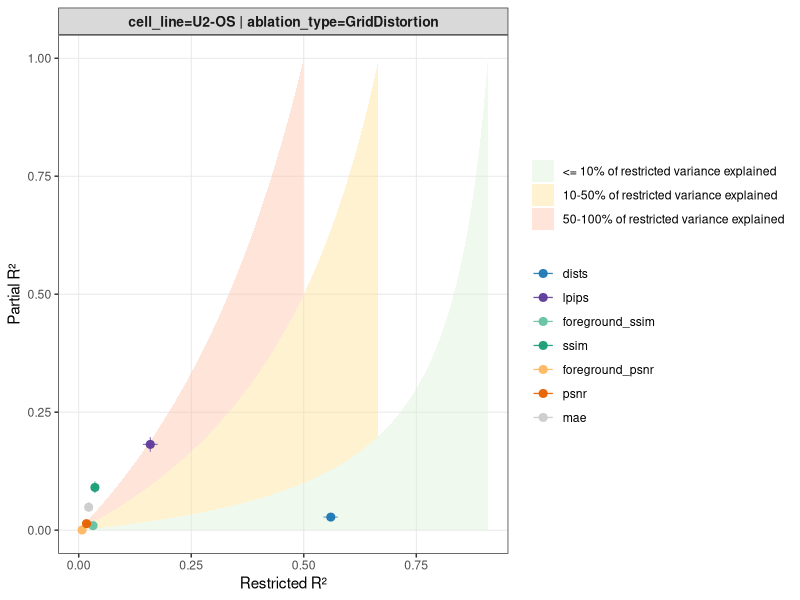
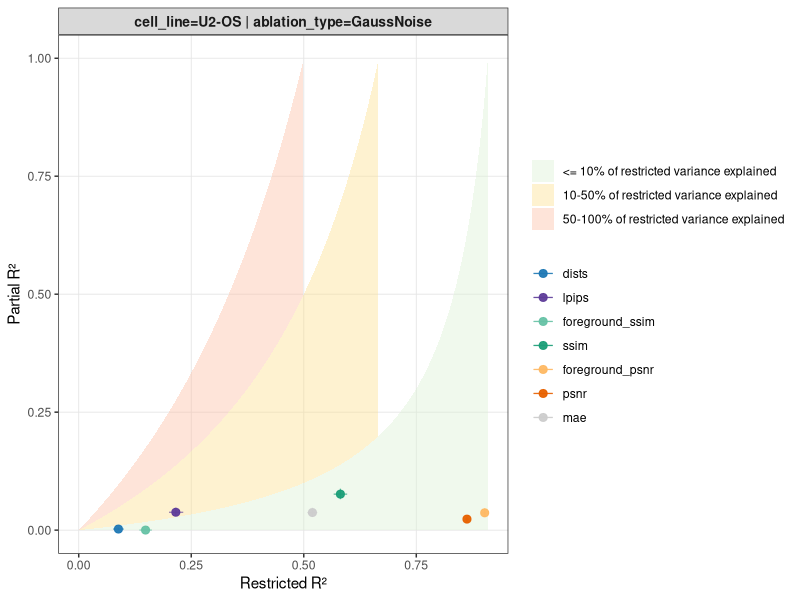
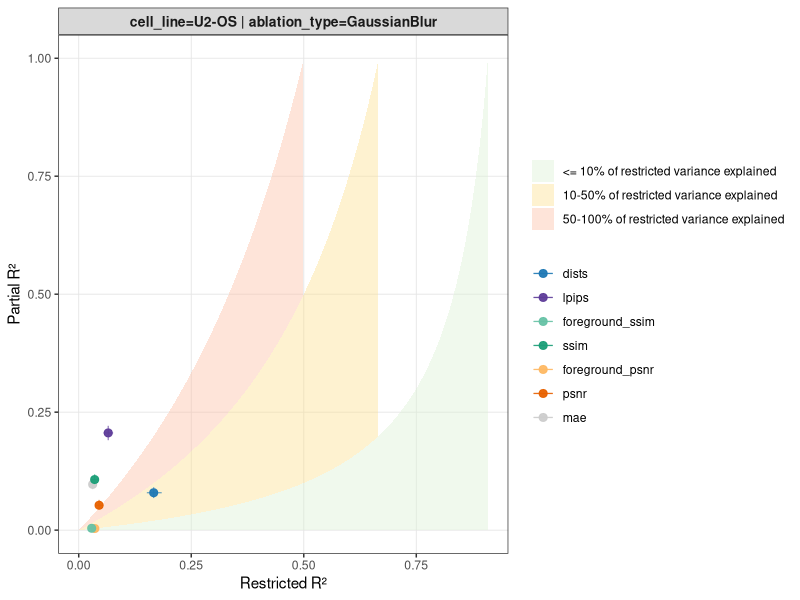
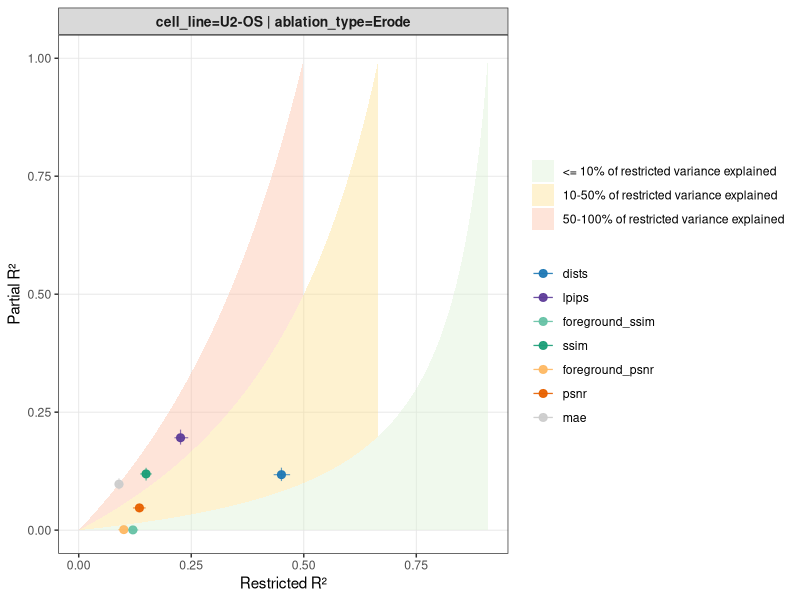
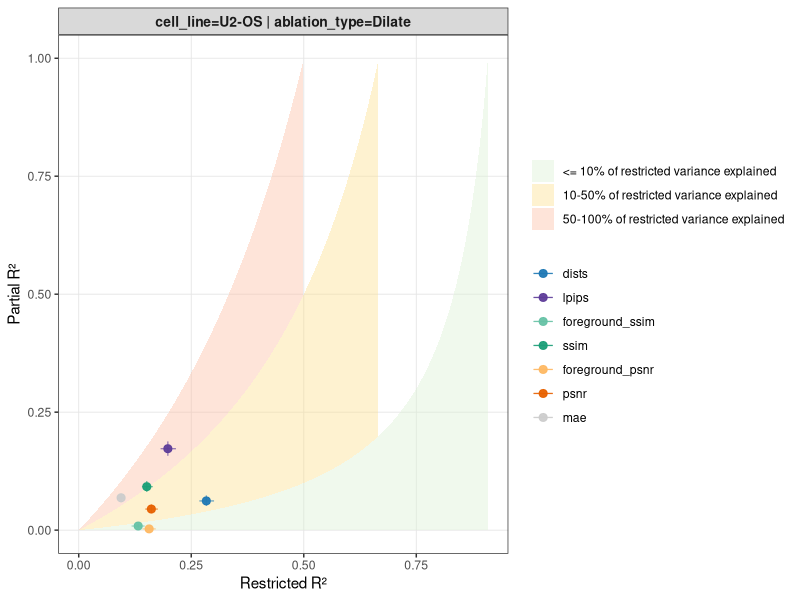
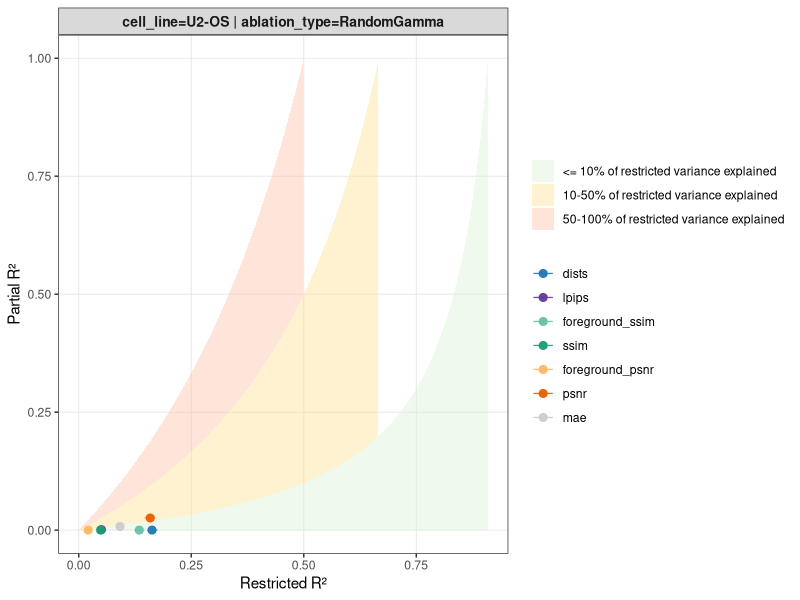
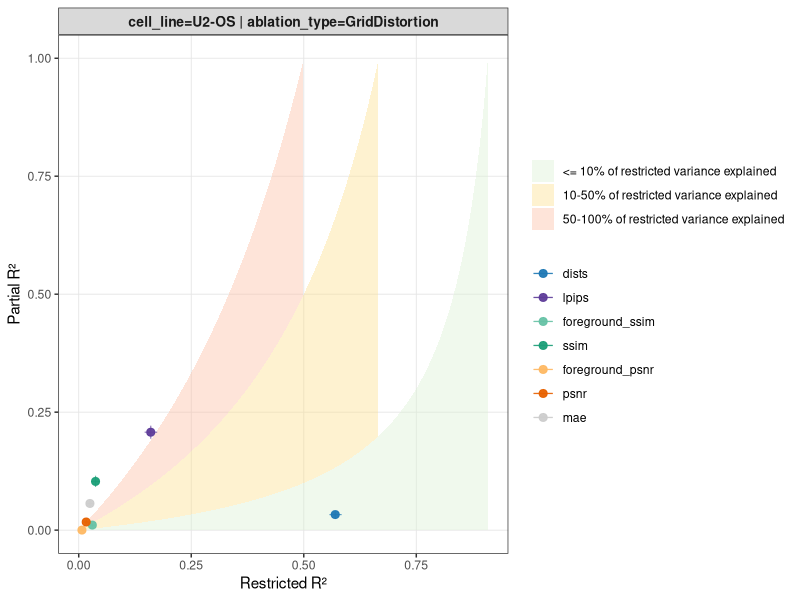
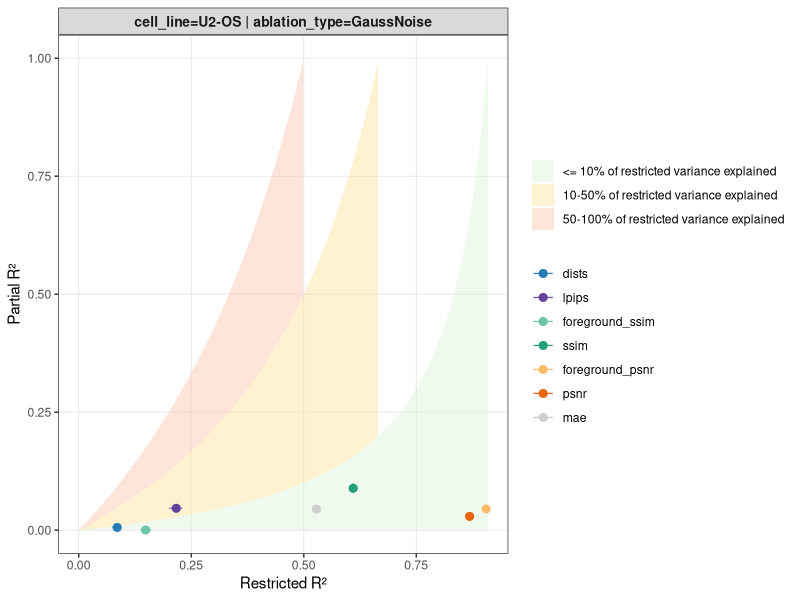

Generate these figures, in order, with R:
library(readr)
library(dplyr)
library(ggplot2)
library(tidyr)
library(stringr)
library(purrr)

bootstrap_results = list(
    plate1_u2os_nest_confluence = read_csv("./results/boot_res_plate1_u2os_nest_confluence.csv", show_col_types = FALSE),
    plate2_u2os_nest_confluence = read_csv("./results/boot_res_plate2_u2os_nest_confluence.csv", show_col_types = FALSE),
    u2os_conf8000_nest_plate = read_csv("./results/boot_res_u2os_conf8000_nest_plate.csv", show_col_types = FALSE),
    all_conf8000_nest_cell = read_csv("./results/boot_res_all_conf8000_nest_cell_line_pool_plate.csv", show_col_types = FALSE)
)

bootstrap_panel_cols = list(
    plate1_u2os_nest_confluence = c("cell_line", "ablation_type"),
    plate2_u2os_nest_confluence = c("cell_line", "ablation_type"),
    u2os_conf8000_nest_plate = c("cell_line", "ablation_type"),
    all_conf8000_nest_cell = c("ablation_type")
)

summary(select(bootstrap_results[["plate1_u2os_nest_confluence"]], partial_r2_x2, r2_restricted))

# unique ablation types
ablation_types <- unique(bootstrap_results[["plate1_u2os_nest_confluence"]]$ablation_type)
print(ablation_types)

plot_partial_r2_vs_r2 <- function(
  boot_res,
  panel_cols,
  hue_col = "metric_name",
  partial_col = "partial_r2_x2",
  r2_col = "r2_restricted",
  partial_label = NULL,
  r2_label = NULL,
  n_cols = 3,
  title_wrap_width = 48,
  metric_palette = NULL,
  metric_order = NULL,
  band_fills = c(
    "<= 10% of restricted variance explained" = "#d9f0d3",
    "10-50% of restricted variance explained" = "#fee08b",
    "50-100% of restricted variance explained" = "#fcbba1"
  ),
  shade_alpha = 0.22,
  show_band_legend = TRUE,
  free_scales = "fixed"
) {
  # --------------------------
  # 1. Aggregate mean and 95% CI
  # --------------------------
  group_cols <- c(panel_cols, hue_col)

  grouped_stats <- boot_res %>%
    group_by(across(all_of(group_cols))) %>%
    summarise(
      partial_r2_mean  = mean(.data[[partial_col]], na.rm = TRUE),
      partial_r2_lower = quantile(.data[[partial_col]], 0.025, na.rm = TRUE),
      partial_r2_upper = quantile(.data[[partial_col]], 0.975, na.rm = TRUE),
      r2_restricted_mean  = mean(.data[[r2_col]], na.rm = TRUE),
      r2_restricted_lower = quantile(.data[[r2_col]], 0.025, na.rm = TRUE),
      r2_restricted_upper = quantile(.data[[r2_col]], 0.975, na.rm = TRUE),
      .groups = "drop"
    )

  # --------------------------
  # 2. Build facet labels from panel columns
  # --------------------------
  grouped_stats <- grouped_stats %>%
    mutate(
      panel_label = pmap_chr(
        select(., all_of(panel_cols)),
        function(...) {
          vals <- list(...)
          txt <- paste(
            purrr::map2_chr(panel_cols, vals, ~ paste0(.x, "=", .y)),
            collapse = " | "
          )
          str_wrap(txt, width = title_wrap_width)
        }
      )
    )

  if (!is.null(metric_order)) {
    grouped_stats[[hue_col]] <- factor(
      grouped_stats[[hue_col]],
      levels = metric_order
    )
  }

  # --------------------------
  # 3. Build shaded threshold regions only
  # partial R² = (c * x) / (1 - x)
  # --------------------------
  x_all <- seq(0.001, 0.999, length.out = 800)

  curve_fun <- function(r, x) {
    y <- (r * x) / (1 - x)
    x_max <- 1 / (1 + r)
    y[x >= x_max] <- NA_real_
    y
  }

  band_df <- tibble::tibble(
    x = x_all,
    y10 = curve_fun(0.1, x_all),
    y50 = curve_fun(0.5, x_all),
    y100 = curve_fun(1.0, x_all)
  )

  band_low <- band_df %>%
    transmute(
      x = x,
      ymin = 0,
      ymax = y10,
      band = "<= 10% of restricted variance explained"
    ) %>%
    filter(!is.na(ymax))

  band_mid <- band_df %>%
    transmute(
      x = x,
      ymin = y10,
      ymax = y50,
      band = "10-50% of restricted variance explained"
    ) %>%
    filter(!is.na(ymin), !is.na(ymax))

  band_high <- band_df %>%
    transmute(
      x = x,
      ymin = y50,
      ymax = y100,
      band = "50-100% of restricted variance explained"
    ) %>%
    filter(!is.na(ymin), !is.na(ymax))

  band_plot_df <- bind_rows(band_low, band_mid, band_high) %>%
    mutate(
      band = factor(
        band,
        levels = c(
          "<= 10% of restricted variance explained",
          "10-50% of restricted variance explained",
          "50-100% of restricted variance explained"
        )
      )
    )

  # --------------------------
  # 4. Default axis labels
  # --------------------------
  if (is.null(partial_label)) {
    partial_label <- paste0("Partial R² (", partial_col, ")")
  }
  if (is.null(r2_label)) {
    r2_label <- paste0("Restricted R² (", r2_col, ")")
  }

  # --------------------------
  # 5. Validate free_scales
  # --------------------------
  allowed_scales <- c("fixed", "free", "free_x", "free_y")
  if (!(free_scales %in% allowed_scales)) {
    stop("free_scales must be one of: ", paste(allowed_scales, collapse = ", "))
  }

  # --------------------------
  # 6. Base plot
  # --------------------------
  p <- ggplot(
    grouped_stats,
    aes(
      x = r2_restricted_mean,
      y = partial_r2_mean,
      color = .data[[hue_col]]
    )
  ) +
    geom_ribbon(
      data = band_plot_df,
      aes(x = x, ymin = ymin, ymax = ymax, fill = band),
      inherit.aes = FALSE,
      alpha = shade_alpha,
      color = NA
    ) +
    geom_errorbar(
      aes(
        ymin = partial_r2_lower,
        ymax = partial_r2_upper
      ),
      width = 0,
      alpha = 0.7,
      linewidth = 0.4
    ) +
    geom_segment(
      aes(
        x = r2_restricted_lower,
        xend = r2_restricted_upper,
        y = partial_r2_mean,
        yend = partial_r2_mean
      ),
      alpha = 0.7,
      linewidth = 0.4
    ) +
    geom_point(size = 2.4, alpha = 0.95) +
    facet_wrap(~ panel_label, ncol = n_cols, scales = free_scales) +
    labs(
      x = r2_label,
      y = partial_label,
      color = NULL,
      fill = NULL
    ) +
    coord_cartesian(
      xlim = c(0, NA),
      ylim = c(0, NA),
      expand = TRUE
    ) +
    theme_bw(base_size = 11) +
    theme(
      panel.grid.minor = element_blank(),
      panel.grid.major = element_line(color = "grey90", linewidth = 0.3),
      strip.text = element_text(size = 10, face = "bold"),
      legend.position = "right"
    )

  # --------------------------
  # 7. Metric color palette
  # --------------------------
  if (!is.null(metric_order)) {
    hue_levels <- metric_order
  } else {
    hue_levels <- sort(unique(as.character(grouped_stats[[hue_col]])))
  }

  if (!is.null(metric_palette)) {
    if (is.null(names(metric_palette))) {
      if (length(metric_palette) < length(hue_levels)) {
        stop("Unnamed metric_palette must have at least as many colors as hue levels.")
      }
      names(metric_palette) <- hue_levels
    }
    p <- p + scale_color_manual(
      values = metric_palette,
      breaks = hue_levels
    )
  } else {
    default_metric_cols <- scales::hue_pal()(length(hue_levels))
    names(default_metric_cols) <- hue_levels
    p <- p + scale_color_manual(
      values = default_metric_cols,
      breaks = hue_levels
    )
  }

  p <- p + scale_fill_manual(
    values = band_fills,
    drop = FALSE
  )

  if (!show_band_legend) {
    p <- p + guides(fill = "none")
  }

  return(p)
}

metric_pal <- c(
  "lpips"   = "#5E3C99",  # deep purple
  "dists"   = "#1F78B4",  # strong blue

  "ssim"    = "#1B9E77",  # green
  "foreground_ssim" = "#66C2A5",  # lighter related green

  "psnr"    = "#E66101",  # orange
  "foreground_psnr" = "#FDB863",   # lighter related orange

  "mae" = "#CCCCCC"  # gray
)

for (analysis_name in names(bootstrap_results)) {

  for (ablation_type in ablation_types) {

    p <- plot_partial_r2_vs_r2(
      boot_res = bootstrap_results[[analysis_name]] %>% filter(ablation_type == !!ablation_type),
      panel_cols = bootstrap_panel_cols[[analysis_name]],
      hue_col = "metric_name",
      partial_col = "partial_r2_x2",
      r2_col = "r2_restricted",
      partial_label = "Partial R²",
      r2_label = "Restricted R²",
      n_cols = 1,
      shade_alpha = 0.4,
      free_scales = "free",
      metric_palette = metric_pal,
      metric_order = c("dists", "lpips", "foreground_ssim", "ssim", "foreground_psnr", "psnr", "mae")
    )

    ggsave(
      paste0(
        "./plots/fig_panels/",
        analysis_name,
        "_", 
        ablation_type, 
        ".pdf"
      ),
      p,
      width = 7.5,
      height = 4.5,
    )

  }

}
